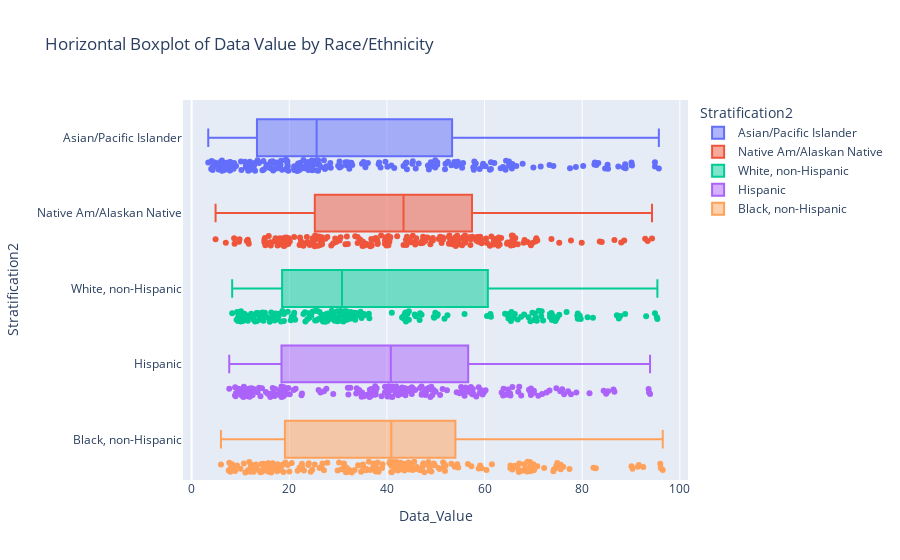

Here is the notebook cell this chart was saved with:
### Code cell
data_cleaned_filtered = data_cleaned[
  (data_cleaned['Data_Value_Unit'] == '%') & 
  (data_cleaned['Stratification1'] == 'Overall') &
  (data_cleaned['LocationAbbr'] == 'US') &
  (data_cleaned['StratificationCategory2'] == 'Race/Ethnicity')
  ] 

# Creating a horizontal boxplot
fig = px.box(data_cleaned_filtered, y='Stratification2', x='Data_Value', 
             color='Stratification2',  # This adds different colors for each ethnicity/race
             hover_data=['Topic'],  # This sets the hover name to 'Topic'
             orientation='h',  # This makes the boxplot horizontal
             title='Horizontal Boxplot of Data Value by Race/Ethnicity',
             points='all'
             )

# Show the figure
fig.show()

### Figure 1 — Plotly figure (JSON) as saved in the notebook; plotly's stock layout.template omitted (floating-point values rounded to 4 significant figures; data arrays with more than 128 entries replaced by an {"elided": "..."} marker saying what was removed)
{"data": [{"alignmentgroup": "True", "boxpoints": "all", "customdata": {"elided": "213x1 str values"}, "hovertemplate": "Stratification2=%{y}<br>Data_Value=%{x}<br>Topic=%{customdata[0]}<extra></extra>", "legendgroup": "Asian/Pacific Islander", "marker": {"color": "#636efa"}, "name": "Asian/Pacific Islander", "notched": false, "offsetgroup": "Asian/Pacific Islander", "orientation": "h", "showlegend": true, "type": "box", "x": {"elided": "213 float values"}, "x0": " ", "xaxis": "x", "y": {"elided": "213 str values"}, "y0": " ", "yaxis": "y"}, {"alignmentgroup": "True", "boxpoints": "all", "customdata": {"elided": "213x1 str values"}, "hovertemplate": "Stratification2=%{y}<br>Data_Value=%{x}<br>Topic=%{customdata[0]}<extra></extra>", "legendgroup": "Native Am/Alaskan Native", "marker": {"color": "#EF553B"}, "name": "Native Am/Alaskan Native", "notched": false, "offsetgroup": "Native Am/Alaskan Native", "orientation": "h", "showlegend": true, "type": "box", "x": {"elided": "213 float values"}, "x0": " ", "xaxis": "x", "y": {"elided": "213 str values"}, "y0": " ", "yaxis": "y"}, {"alignmentgroup": "True", "boxpoints": "all", "customdata": {"elided": "213x1 str values"}, "hovertemplate": "Stratification2=%{y}<br>Data_Value=%{x}<br>Topic=%{customdata[0]}<extra></extra>", "legendgroup": "White, non-Hispanic", "marker": {"color": "#00cc96"}, "name": "White, non-Hispanic", "notched": false, "offsetgroup": "White, non-Hispanic", "orientation": "h", "showlegend": true, "type": "box", "x": {"elided": "213 float values"}, "x0": " ", "xaxis": "x", "y": {"elided": "213 str values"}, "y0": " ", "yaxis": "y"}, {"alignmentgroup": "True", "boxpoints": "all", "customdata": {"elided": "213x1 str values"}, "hovertemplate": "Stratification2=%{y}<br>Data_Value=%{x}<br>Topic=%{customdata[0]}<extra></extra>", "legendgroup": "Hispanic", "marker": {"color": "#ab63fa"}, "name": "Hispanic", "notched": false, "offsetgroup": "Hispanic", "orientation": "h", "showlegend": true, "type": "box", "x": {"elided": "213 float values"}, "x0": " ", "xaxis": "x", "y": {"elided": "213 str values"}, "y0": " ", "yaxis": "y"}, {"alignmentgroup": "True", "boxpoints": "all", "customdata": {"elided": "213x1 str values"}, "hovertemplate": "Stratification2=%{y}<br>Data_Value=%{x}<br>Topic=%{customdata[0]}<extra></extra>", "legendgroup": "Black, non-Hispanic", "marker": {"color": "#FFA15A"}, "name": "Black, non-Hispanic", "notched": false, "offsetgroup": "Black, non-Hispanic", "orientation": "h", "showlegend": true, "type": "box", "x": {"elided": "213 float values"}, "x0": " ", "xaxis": "x", "y": {"elided": "213 str values"}, "y0": " ", "yaxis": "y"}], "layout": {"boxmode": "overlay", "legend": {"title": {"text": "Stratification2"}, "tracegroupgap": 0}, "title": {"text": "Horizontal Boxplot of Data Value by Race/Ethnicity"}, "xaxis": {"anchor": "y", "domain": [0, 1], "title": {"text": "Data_Value"}}, "yaxis": {"anchor": "x", "categoryarray": ["Black, non-Hispanic", "Hispanic", "White, non-Hispanic", "Native Am/Alaskan Native", "Asian/Pacific Islander"], "categoryorder": "array", "domain": [0, 1], "title": {"text": "Stratification2"}}}}
